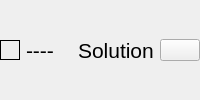
    <widget class="QWidget" name="panelSolutionStatus" native="true">
     <property name="sizePolicy">
      <sizepolicy hsizetype="Preferred" vsizetype="Fixed">
       <horstretch>0</horstretch>
       <verstretch>0</verstretch>
      </sizepolicy>
     </property>
     <property name="text" stdset="0">
      <string/>
     </property>
     <layout class="QHBoxLayout" name="horizontalLayout">
      <property name="leftMargin">
       <number>0</number>
      </property>
      <property name="topMargin">
       <number>0</number>
      </property>
      <property name="rightMargin">
       <number>0</number>
      </property>
      <property name="bottomMargin">
       <number>0</number>
      </property>
      <item>
       <widget class="QLabel" name="lblIndicatorQ">
        <property name="sizePolicy">
         <sizepolicy hsizetype="Fixed" vsizetype="Fixed">
          <horstretch>0</horstretch>
          <verstretch>0</verstretch>
         </sizepolicy>
        </property>
        <property name="minimumSize">
         <size>
          <width>20</width>
          <height>20</height>
         </size>
        </property>
        <property name="toolTip">
         <string>Solution state</string>
        </property>
        <property name="frameShape">
         <enum>QFrame::Shape::Box</enum>
        </property>
       </widget>
      </item>
      <item>
       <widget class="QLabel" name="lblSolutionS">
        <property name="sizePolicy">
         <sizepolicy hsizetype="Preferred" vsizetype="Preferred">
          <horstretch>0</horstretch>
          <verstretch>5</verstretch>
         </sizepolicy>
        </property>
        <property name="font">
         <font>
          <pointsize>16</pointsize>
         </font>
        </property>
        <property name="text">
         <string>----</string>
        </property>
       </widget>
      </item>
      <item>
       <widget class="QLabel" name="lblSolutionQ">
        <property name="sizePolicy">
         <sizepolicy hsizetype="Preferred" vsizetype="Preferred">
          <horstretch>0</horstretch>
          <verstretch>5</verstretch>
         </sizepolicy>
        </property>
        <property name="font">
         <font>
          <pointsize>16</pointsize>
         </font>
        </property>
        <property name="text">
         <string>Solution</string>
        </property>
       </widget>
      </item>
      <item>
       <widget class="QPushButton" name="btnSolutionType2">
        <property name="sizePolicy">
         <sizepolicy hsizetype="Fixed" vsizetype="Fixed">
          <horstretch>0</horstretch>
          <verstretch>0</verstretch>
         </sizepolicy>
        </property>
        <property name="toolTip">
         <string>Change solution format</string>
        </property>
        <property name="icon">
         <iconset resource="../icon/resources.qrc">
          <normaloff>:/buttons/down</normaloff>:/buttons/down</iconset>
        </property>
       </widget>
      </item>
     </layout>
    </widget>
